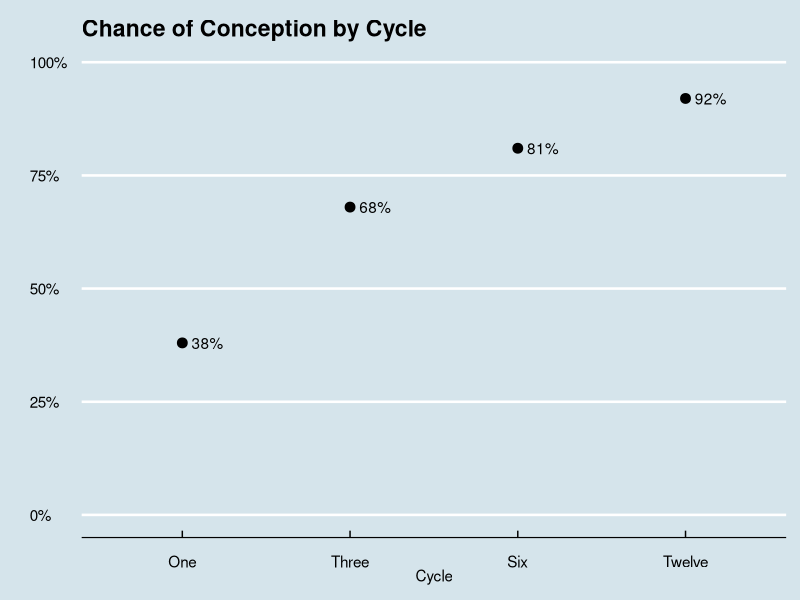
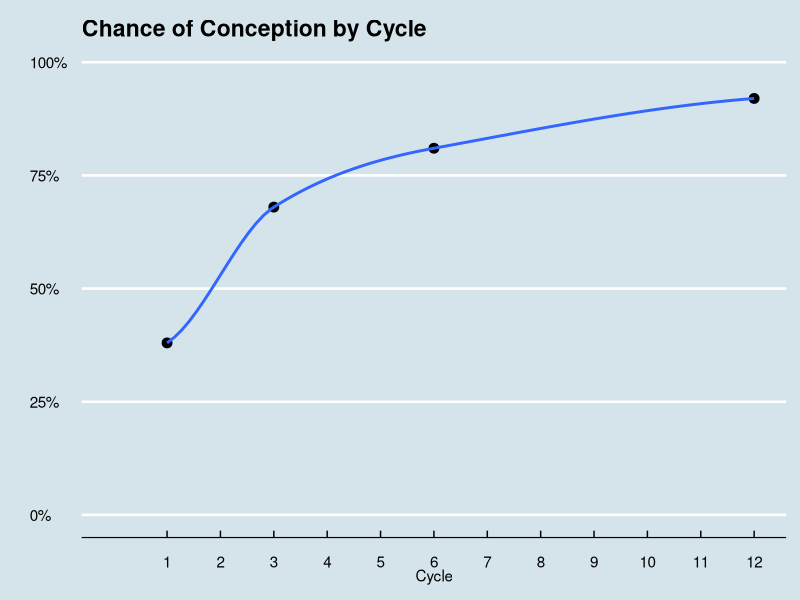
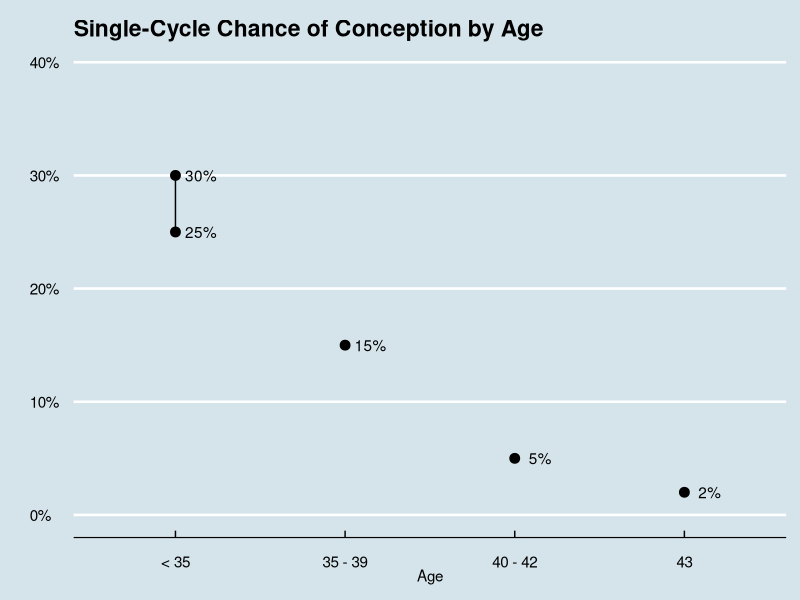
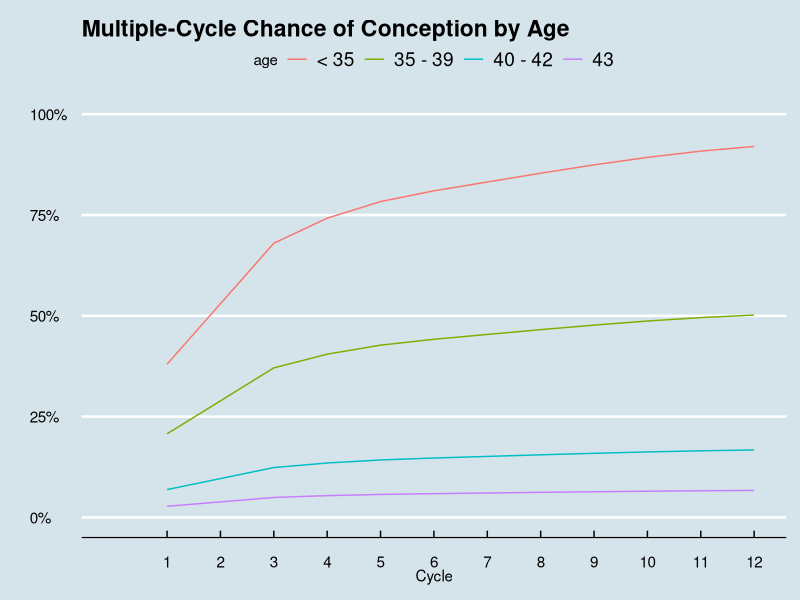

Generate these figures, in order, with R:
## ---- chunk 1
knitr::opts_chunk$set(echo = TRUE)

library('tidyverse')
library('ggthemes')
## ---- chunk 2
cycles = tibble(
  cycle = factor(c('One', 'Three', 'Six', 'Twelve'), levels = c('One', 'Three', 'Six', 'Twelve')),
  average = c(0.38, 0.68, 0.81, 0.92))
p = ggplot(cycles, aes(x = cycle, y = average))
p + geom_point(size = 3) + 
  geom_text(aes(label = scales::percent(average)), nudge_x = 0.15) + 
  ggtitle('Chance of Conception by Cycle') + 
  xlab('Cycle') + 
  ylab('') + 
  scale_y_continuous(labels = scales::percent, limits = c(0, 1)) + 
  ggthemes::theme_economist()
## ---- chunk 3
cycle = c(1, 3, 6, 12)
avg = c(0.38, 0.68, 0.81, 0.92)
lo = loess(avg ~ cycle)
lo12 = predict(lo, 1:12)
cycles_predicted = tibble(
  cycle = 1:12,
  predicted_average = lo12
)
cycles_predicted
## ---- chunk 4
cycles = tibble(
  cycle = 1:12,
  average = c(0.38, NA, 0.68, NA, NA, 0.81, NA, NA, NA, NA, NA, 0.92))

p = ggplot(cycles, aes(x = cycle, y = average))
p + geom_point(size = 3) + 
  ggtitle('Chance of Conception by Cycle') + 
  xlab('Cycle') + 
  ylab('') + 
  scale_x_continuous(limits = c(0,12), breaks = 1:12) + 
  scale_y_continuous(labels = scales::percent, limits = c(0, 1)) + 
  geom_smooth(method='loess') + 
  ggthemes::theme_economist()
## ---- chunk 5
single_cycle = tibble(
  age = factor(c("< 35", "< 35", "35 - 39", "40 - 42", "43"), levels = c("< 35", "35 - 39", "40 - 42", "43")),
  average = c(0.25, 0.30, 0.15, 0.05, 0.02))

p = ggplot(single_cycle, aes(x = age, y = average)) 
p + geom_point(size = 3) + 
  geom_text(aes(label = scales::percent(average)), nudge_x = 0.15) + 
  geom_line() + 
  ggtitle('Single-Cycle Chance of Conception by Age') + 
  xlab('Age') +
  ylab('') +
  scale_y_continuous(labels = scales::percent, limits = c(0, 0.4)) + 
  ggthemes::theme_economist()
## ---- chunk 6
#using .275 for simplicity
age = factor(c("< 35", "35 - 39", "40 - 42", "43"), levels = c("< 35", "35 - 39", "40 - 42", "43"))
benchmark = 0.275
avg_by_age = c(0.275, 0.15, 0.05, 0.02)

single_cycle = tibble(
  age = age,
  average_by_age = avg_by_age) %>%
  mutate(age_effect = (average_by_age - benchmark) / benchmark)

single_cycle
## ---- chunk 7
age_predictions = cycles_predicted
for(i in age){
    age_predictions = age_predictions %>%
      mutate(!!i := predicted_average * (1 + single_cycle$age_effect[single_cycle$age == i]))
}
age_predictions = age_predictions %>%
  select(-predicted_average) %>%
  gather(age, predicted_average, -cycle)

age_predictions
## ---- chunk 8
p = ggplot(age_predictions, aes(x = cycle, y = predicted_average, col = age))
p + geom_line() + 
  ggtitle('Multiple-Cycle Chance of Conception by Age') + 
  xlab('Cycle') +
  ylab('') +
  scale_x_continuous(limits = c(0,12), breaks = 1:12) + 
  scale_y_continuous(labels = scales::percent, limits = c(0, 1)) + 
  ggthemes::theme_economist()
